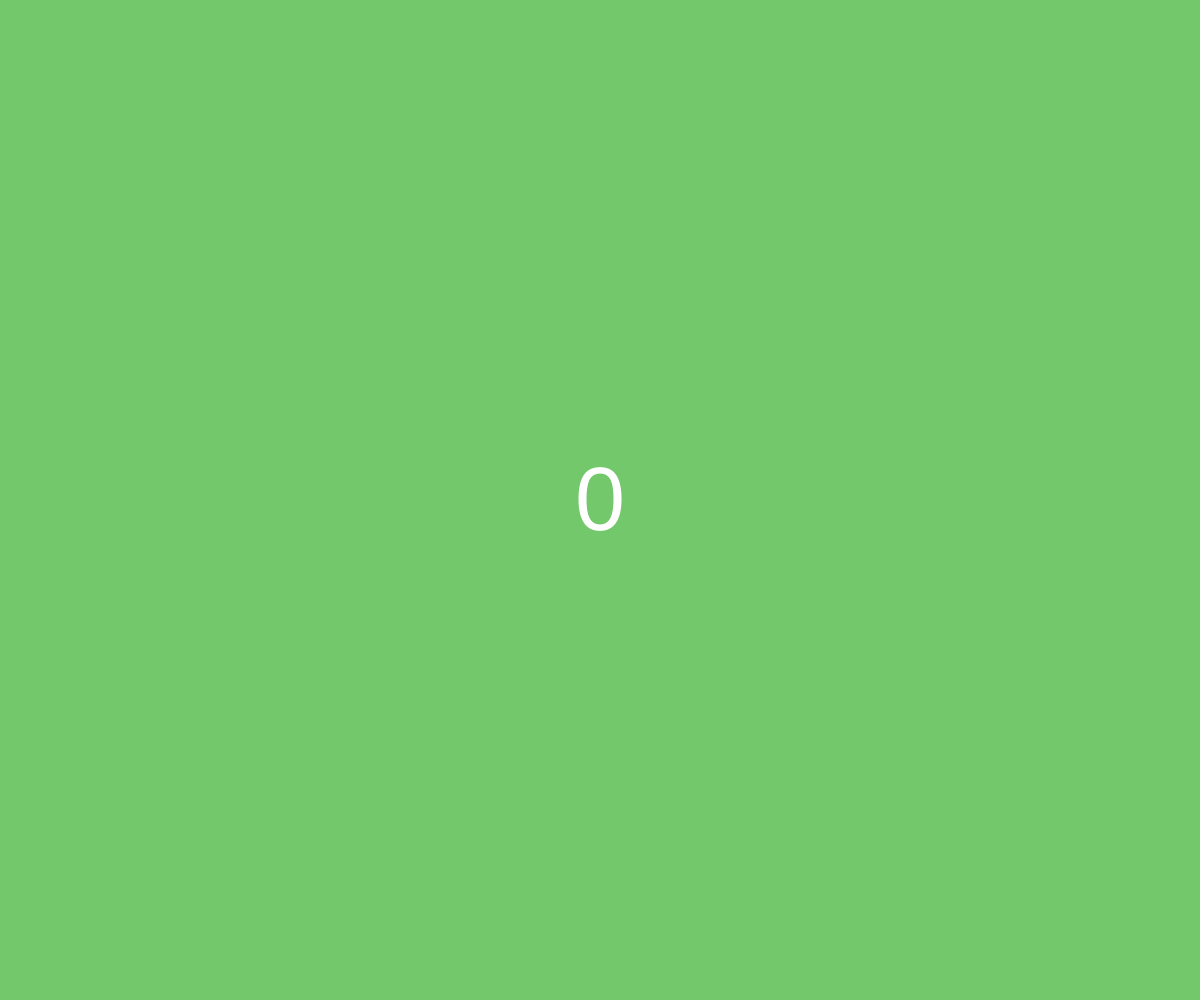
Frame 1 (no input)
Frame 60 (no input): identical to frame 1, image omitted
Frame 120 (the mouse pressed at the canvas centre since frame 60): identical to frame 1, image omitted

The p5.js sketch that drew this single still picture (run headless with seeded random() and noise() and a simulated clock; from frame 60 on, the mouse is pressed at the canvas centre):

// p5.js sketch
// ── sketch.js
var value = 0;

function setup() {
  createCanvas(windowWidth,windowHeight);
  // by default it is set on 0.5
  setMoveThreshold(2);
}

function draw() {
  background('#73C86B');
  fill(255-value);
  textSize(90);
  textAlign(CENTER);
  text(value,width/2,height/2+30)
}

function deviceMoved() {
  value++;
}
